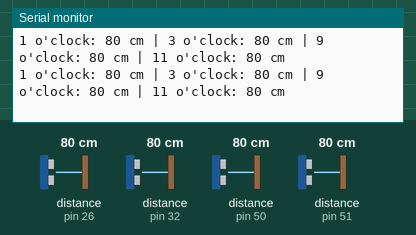
The sketch below on a simulated Arduino Mega 2560, built with avr-gcc and run on an emulated ATmega2560. Shown: the last lines printed to the serial monitor. Wiring (inferred from the names in the program): 4 × ultrasonic range finder: trigger pin 27, echo pin 26 / trigger pin 33, echo pin 32 / trigger pin 52, echo pin 50 / trigger pin 53, echo pin 51. Inputs (shaded band) come from the test bench; at power-on: distance to the obstacle (sensors on pin 26, pin 32, pin 50, pin 51) 80 cm. The echo pulse lasts 58.3 µs per cm.

Above: at 1.7 s.
1.8 s: distance to the obstacle (sensor on pin 26) set to 2 cm
At 2.42 s:
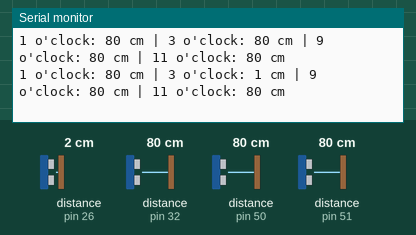
3.3 s: distance to the obstacle (sensor on pin 32) set to 35 cm
At 3.35 s:
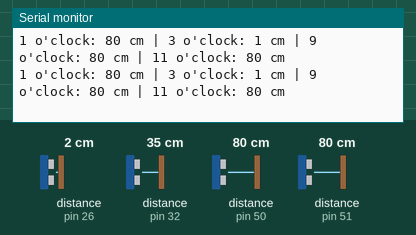
6.3 s: distance to the obstacle (sensor on pin 50) set to 2 cm
At 6.6 s:
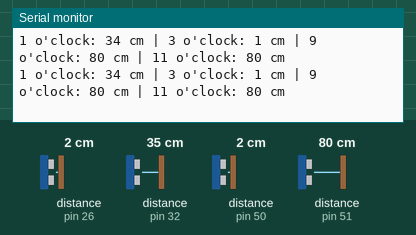
7.8 s: distance to the obstacle (sensor on pin 51) set to 2 cm
At 7.98 s:
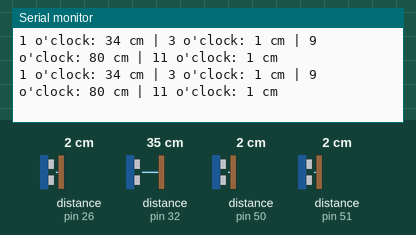
9.3 s: distance to the obstacle (sensor on pin 26) set to 4 cm
At 9.35 s:
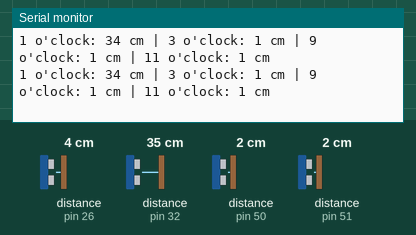
10.8 s: distance to the obstacle (sensor on pin 32) set to 2 cm
At 11.17 s:
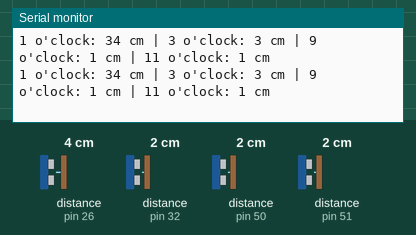
Timing chart, 0 to 13.3 s (numbered marks = the images above; inputs shaded):
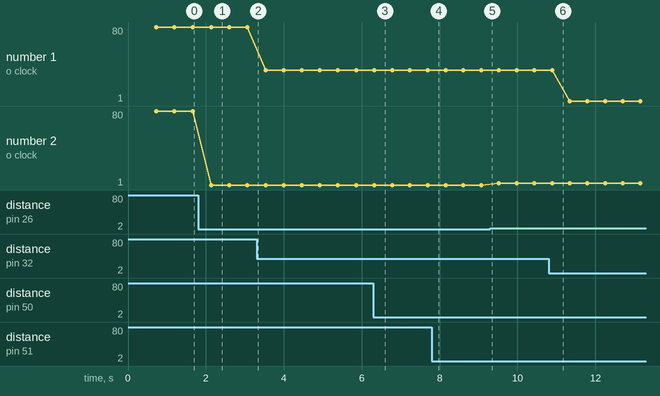

Measured:
- after the input at 1.8 s, the serial monitor: prints a new line after 0.33 s (image 1)
- plotted number 1: 80 → 34 after the input at 3.3 s

The sketch:

US_Sensor.ino
```cpp
/*
 * UltrasonicSensorTest.ino
 * Simple test sketch for 4 ultrasonic sensors.
 * Prints readings constantly over Serial Monitor.
 * Serial Monitor: 115200 baud
 */

// #1 -- 1 o'clock direction
const byte US_Sensor1_Echo_Pin = 32;
const byte US_Sensor1_Trig_Pin = 33;

// #2 -- 3 o'clock direction
const byte US_Sensor2_Echo_Pin = 26;
const byte US_Sensor2_Trig_Pin = 27;

// #3 -- 9 o'clock direction
const byte US_Sensor3_Echo_Pin = 51;
const byte US_Sensor3_Trig_Pin = 53;

// #4 -- 11 o'clock direction
const byte US_Sensor4_Echo_Pin = 50;
const byte US_Sensor4_Trig_Pin = 52;

// 30000 us allows readings up to roughly 5 meters.
// If pulseIn() times out, readDistanceCm() returns -1.
const unsigned long ECHO_TIMEOUT_US = 30000;

int readDistanceCm(byte trig, byte echo)
{
  digitalWrite(trig, LOW);
  delayMicroseconds(2);

  digitalWrite(trig, HIGH);
  delayMicroseconds(10);

  digitalWrite(trig, LOW);

  unsigned long pulse = pulseIn(echo, HIGH, ECHO_TIMEOUT_US);

  if (pulse == 0) return -1; // No echo / timeout

  return pulse / 58;
}

void printReading(const char* label, int value)
{
  Serial.print(label);
  Serial.print(": ");

  if (value == -1)
  {
    Serial.print("NO ECHO");
  }
  else
  {
    Serial.print(value);
    Serial.print(" cm");
  }
}

void setup()
{
  Serial.begin(115200);
  delay(500);

  pinMode(US_Sensor1_Trig_Pin, OUTPUT);
  pinMode(US_Sensor1_Echo_Pin, INPUT);

  pinMode(US_Sensor2_Trig_Pin, OUTPUT);
  pinMode(US_Sensor2_Echo_Pin, INPUT);

  pinMode(US_Sensor3_Trig_Pin, OUTPUT);
  pinMode(US_Sensor3_Echo_Pin, INPUT);

  pinMode(US_Sensor4_Trig_Pin, OUTPUT);
  pinMode(US_Sensor4_Echo_Pin, INPUT);

  Serial.println("=== Ultrasonic Sensor Test Ready ===");
}

void loop()
{
  int us1 = readDistanceCm(US_Sensor1_Trig_Pin, US_Sensor1_Echo_Pin);
  delay(50);

  int us2 = readDistanceCm(US_Sensor2_Trig_Pin, US_Sensor2_Echo_Pin);
  delay(50);

  int us3 = readDistanceCm(US_Sensor3_Trig_Pin, US_Sensor3_Echo_Pin);
  delay(50);

  int us4 = readDistanceCm(US_Sensor4_Trig_Pin, US_Sensor4_Echo_Pin);
  delay(50);

  printReading("1 o'clock", us1);
  Serial.print(" | ");

  printReading("3 o'clock", us2);
  Serial.print(" | ");

  printReading("9 o'clock", us3);
  Serial.print(" | ");

  printReading("11 o'clock", us4);
  Serial.println();

  delay(250);
}
```
